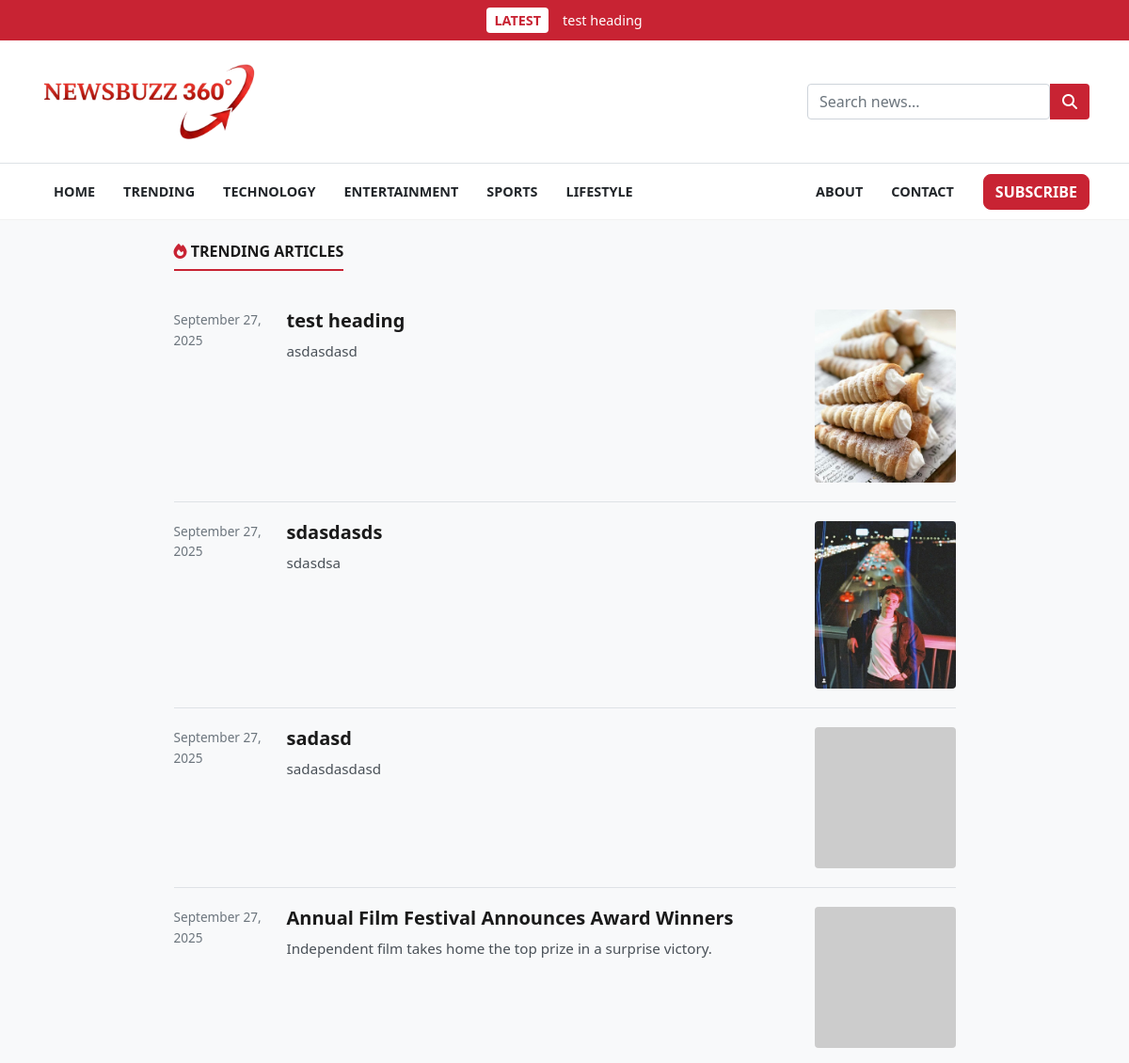
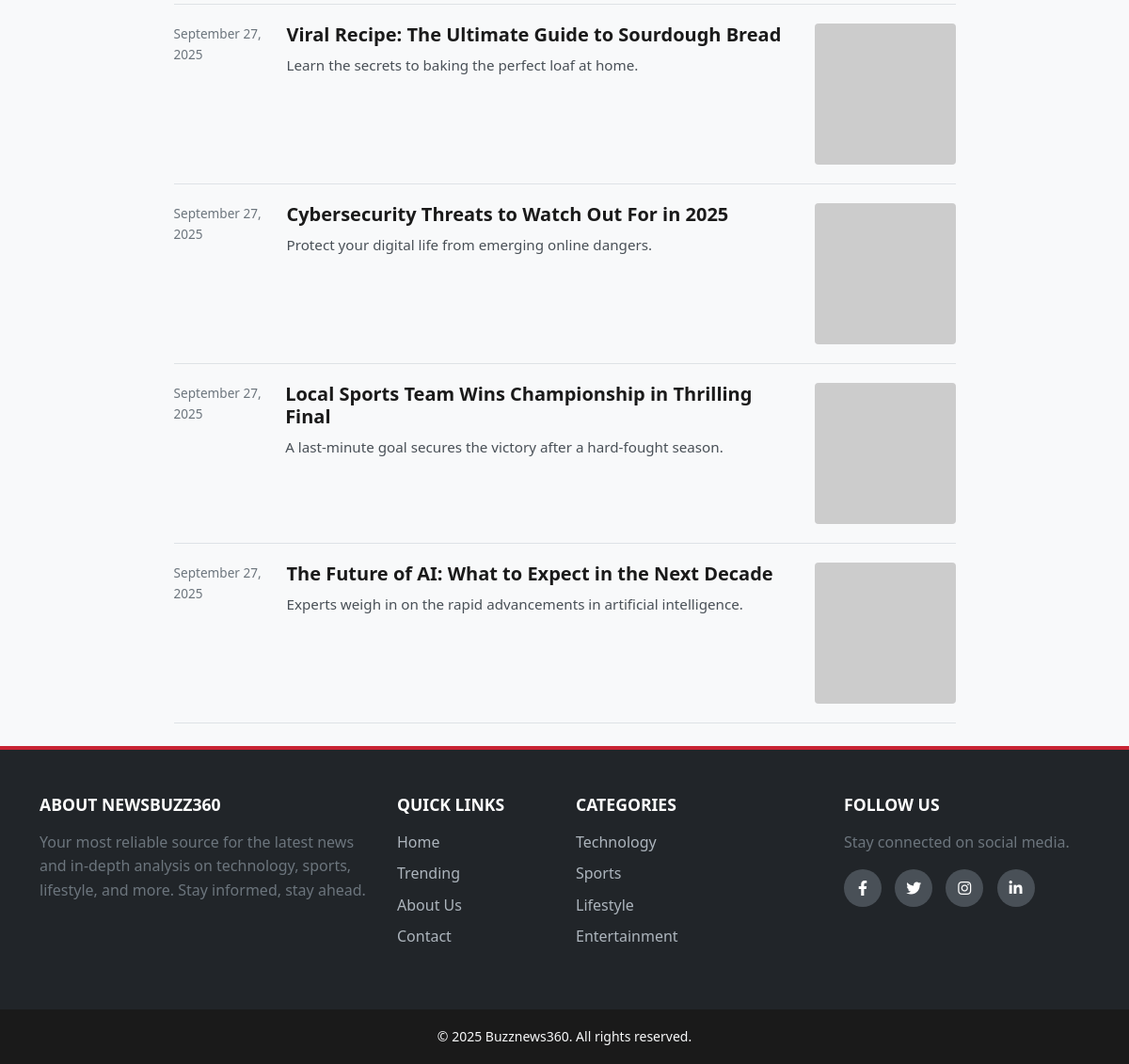
/trending, run on the app's committed database (2 pictures, top to bottom).
### models.py (models this page shows, shortened)
class Post(db.Model):
    id = db.Column(db.Integer, primary_key=True)
    title = db.Column(db.String(100), nullable=False)
    subtitle = db.Column(db.String(150), nullable=True)
    content = db.Column(db.Text, nullable=False)
    category = db.Column(db.String(50), nullable=True)
    thumbnail = db.Column(db.String(100), nullable=True)
    featured = db.Column(db.Boolean, default=False)
    created_at = db.Column(db.DateTime, default=datetime.utcnow)

### app.py (the view)
@app.route("/trending")
def trending():
    trending_posts = Post.query.filter_by(featured=True).order_by(Post.id.desc()).all()
    return render_template("trending.html", posts=trending_posts)

### app.py (called while the page is built)
@app.context_processor
def inject_latest_post():
    latest_post = Post.query.order_by(Post.id.desc()).first()
    return dict(latest_post=latest_post)

@app.template_filter('datetime')
def format_datetime(value, format='%B %d, %Y'):
    if isinstance(value, datetime):
        return value.strftime(format)
    return "Recent"

@app.context_processor
@cache.cached(timeout=600)
def inject_categories():
    categories = db.session.query(Post.category, db.func.count(Post.id).label('count')).filter(Post.category.isnot(None), Post.category != '').group_by(Post.category).all()
    current_year = datetime.now().year
    return dict(categories=categories, current_year=current_year)

### templates/trending.html
{% extends "base.html" %}
{% block content %}
<div class="row justify-content-center">
    <div class="col-lg-9">
        <section>
            <h2 class="section-title">
                <span><i class="fas fa-fire"></i> Trending Articles</span>
            </h2>
            {% if posts %}
                {% for post in posts %}
                <div class="news-list-item">
                    <div class="timestamp">{{ post.created_at|datetime }}</div>
                    <div class="content">
                        <h4 class="title"><a href="{{ url_for('article', id=post.id) }}">{{ post.title }}</a></h4>
                        <p class="summary">{{ post.subtitle or post.content|truncate(120) }}</p>
                    </div>
                    <div class="thumbnail">
                        <a href="{{ url_for('article', id=post.id) }}">
                             <img src="{{ url_for('static', filename='uploads/' + post.thumbnail) if post.thumbnail else 'https://via.placeholder.com/150' }}" alt="{{ post.title }}">
                        </a>
                    </div>
                </div>
                {% endfor %}
            {% else %}
                <div class="text-center py-5">
                    <h3 class="text-muted">No trending articles at the moment.</h3>
                    <p class="text-muted">Featured posts will appear here.</p>
                </div>
            {% endif %}
        </section>
    </div>
</div>
{% endblock %}

### templates/base.html (shortened to what this page needs)
<!DOCTYPE html>
<html lang="en">
<head>
    <link href="https://cdn.jsdelivr.net/npm/bootstrap@5.1.3/dist/css/bootstrap.min.css" rel="stylesheet">
    <link rel="stylesheet" href="https://cdnjs.cloudflare.com/ajax/libs/font-awesome/6.2.0/css/all.min.css">
    <link rel="stylesheet" href="{{ url_for('static', filename='style.css') }}">
</head>
<body>
    <header>
        {% if latest_post %}
        <a href="{{ url_for('article', id=latest_post.id) }}" class="top-breaking-bar-link">
            <div id="top-breaking-bar">
                <div class="container d-flex align-items-center justify-content-center">
                    <span class="breaking-tag">LATEST</span>
                    <span class="breaking-text">{{ latest_post.title }}</span>
                </div>
            </div>
        </a>
        {% endif %}
        <div id="header-main">
            <div class="container">
                <div class="header-main-wrapper">
                    <a class="navbar-brand logo" href="{{ url_for('home') }}">
                        <img src="{{ url_for('static', filename='images/logo.png') }}" alt="Newsbuzz360 Logo">
                    </a>
                    <form class="search-form ms-auto" action="{{ url_for('search') }}" method="GET">
                        <input type="text" class="form-control" name="query" placeholder="Search news..." required>
                        <button type="submit" class="btn"><i class="fas fa-search"></i></button>
                    </form>
                </div>
            </div>
        </div>
        <nav class="navbar navbar-expand-lg navbar-light" id="main-nav">
            <div class="container">
                <div class="collapse navbar-collapse" id="navbarNav">
                    <div class="collapse navbar-collapse" id="navbarNav">
                        <ul class="navbar-nav me-auto">
                            <li class="nav-item"><a class="nav-link" href="{{ url_for('home') }}">Home</a></li>
                            <li class="nav-item"><a class="nav-link" href="{{ url_for('trending') }}">Trending</a></li>
                            <li class="nav-item"><a class="nav-link"
                                    href="{{ url_for('category', category_name='technology') }}">Technology</a></li>
                            <li class="nav-item"><a class="nav-link"
                                    href="{{ url_for('category', category_name='entertainment') }}">Entertainment</a>
                            </li>
                            <li class="nav-item"><a class="nav-link"
                                    href="{{ url_for('category', category_name='sports') }}">Sports</a></li>
                            <li class="nav-item"><a class="nav-link"
                                    href="{{ url_for('category', category_name='lifestyle') }}">Lifestyle</a></li>
                        </ul>
                        <ul class="navbar-nav ms-auto align-items-center">
                            <li class="nav-item"><a class="nav-link" href="{{ url_for('about') }}">About</a></li>
                            <li class="nav-item"><a class="nav-link" href="{{ url_for('contact') }}">Contact</a></li>
                            <li class="nav-item ms-3">
                                <a href="{{ url_for('subscribe_page') }}"
                                    class="btn btn-danger subscribe-btn">Subscribe</a>
                            </li>
                        </ul>
                    </div>
                </div>
            </div>
        </nav>
    </header>
    <main class="my-4">
        <div class="container">
            {% block content %}{% endblock %}
        </div>
    </main>
    <footer class="main-footer bg-dark text-light">
        <div class="container pt-5 pb-4">
            <div class="row">
                <div class="col-md-4 mb-4">
                    <h5 class="footer-heading">About Newsbuzz360</h5>
                    <p class="text-muted">
                        Your most reliable source for the latest news and in-depth analysis on technology, sports,
                        lifestyle, and more. Stay informed, stay ahead.
                    </p>
                </div>
                <div class="col-md-2 mb-4">
                    <h5 class="footer-heading">Quick Links</h5>
                    <ul class="list-unstyled footer-links">
                        <li><a href="{{ url_for('home') }}">Home</a></li>
                        <li><a href="{{ url_for('trending') }}">Trending</a></li>
                        <li><a href="{{ url_for('about') }}">About Us</a></li>
                        <li><a href="{{ url_for('contact') }}">Contact</a></li>
                    </ul>
                </div>
                <div class="col-md-3 mb-4">
                    <h5 class="footer-heading">Categories</h5>
                    <ul class="list-unstyled footer-links">
                        <li><a href="{{ url_for('category', category_name='technology') }}">Technology</a></li>
                        <li><a href="{{ url_for('category', category_name='sports') }}">Sports</a></li>
                        <li><a href="{{ url_for('category', category_name='lifestyle') }}">Lifestyle</a></li>
                        <li><a href="{{ url_for('category', category_name='entertainment') }}">Entertainment</a></li>
                    </ul>
                </div>
                <div class="col-md-3 mb-4">
                    <h5 class="footer-heading">Follow Us</h5>
                    <p class="text-muted">Stay connected on social media.</p>
                    <div class="social-icons">
                        <a href="#"><i class="fab fa-facebook-f"></i></a>
                        <a href="#"><i class="fab fa-twitter"></i></a>
                        <a href="#"><i class="fab fa-instagram"></i></a>
                        <a href="#"><i class="fab fa-linkedin-in"></i></a>
                    </div>
                </div>
            </div>
        </div>
        <div class="footer-bottom text-center py-3">
            <small>&copy; {{ current_year }} Buzznews360. All rights reserved.</small>
        </div>
    </footer>
</body>
</html>

### static/style.css (style rules this page uses)
:root { --primary-red: #c82333; --primary-dark-red: #a81e2a; --background-color: #f8f9fa; --surface-color: #ffffff; --text-color: #212529; --heading-color: #1a1a1a; --border-color: #dee2e6; --light-gray: #f1f1f1; --font-primary: 'Segoe UI', Tahoma, Geneva, Verdana, sans-serif; --font-logo: 'Playfair Display', serif; --border-radius-sm: 0.25rem; --border-radius-md: 0.5rem; --box-shadow: 0 4px 12px rgba(0, 0, 0, 0.08); }
body { font-family: var(--font-primary); background-color: var(--background-color); color: var(--text-color); line-height: 1.6; }
h1, h2, h3, h4, h5, h6 { color: var(--heading-color); font-weight: 700; }
a { color: var(--primary-red); text-decoration: none; transition: all 0.2s ease-in-out; }
a.top-breaking-bar-link, a.top-breaking-bar-link:hover { color: white; text-decoration: none; }
.logo img { height: 80px; width: auto; }
#top-breaking-bar { background-color: var(--primary-red); color: white; padding: 8px 0; font-size: 0.9rem; font-weight: 500; transition: all 0.3s ease-in-out; }
.breaking-tag { background-color: white; color: var(--primary-red); padding: 2px 8px; border-radius: 4px; font-weight: bold; margin-right: 15px; }
#header-main { background-color: var(--surface-color); padding: 20px 0; border-bottom: 1px solid var(--border-color); }
.header-main-wrapper { display: flex; align-items: center; justify-content: space-between; }
.logo { font-family: var(--font-logo); font-size: 2.5rem; font-weight: 700; color: var(--heading-color); }
.search-form { display: flex; width: 300px; }
.search-form .btn { background-color: var(--primary-red); color: white; border-top-left-radius: 0; border-bottom-left-radius: 0; }
#main-nav { background-color: var(--surface-color); border-bottom: 1px solid var(--light-gray); transition: all 0.3s ease; }
#main-nav .nav-link { font-weight: bold; color: var(--text-color); padding: 10px 15px; text-transform: uppercase; font-size: 0.9rem; }
.subscribe-btn { font-weight: bold; text-transform: uppercase; background-color: var(--primary-red); border-color: var(--primary-red); border-radius: var(--border-radius-md); }
.section-title { font-family: var(--font-headings); font-size: 1rem; font-weight: 700; margin-bottom: 1.5rem; position: relative; text-transform: uppercase; padding-bottom: 0.5rem; }
.section-title span { border-bottom: 2px solid var(--primary-red); padding-bottom: 0.5rem; }
.section-title i { color: var(--primary-red); }
.news-list-item { display: flex; align-items: flex-start; gap: 20px; padding: 20px 0; border-bottom: 1px solid var(--border-color); }
.news-list-item .timestamp { flex-basis: 100px; font-size: 0.85rem; color: #6c757d; }
.news-list-item .content { flex-grow: 1; }
.news-list-item .title { font-family: var(--font-headings); font-size: 1.25rem; margin-bottom: 0.5rem; }
.news-list-item .title a { color: var(--heading-color); }
.news-list-item .summary { font-size: 0.95rem; color: #495057; margin: 0; }
.news-list-item .thumbnail { flex-basis: 150px; flex-shrink: 0; }
.news-list-item .thumbnail img { width: 100%; height: auto; border-radius: var(--border-radius-sm); }
.main-footer { border-top: 4px solid var(--primary-red); }
.footer-heading { font-family: var(--font-headings); font-size: 1.1rem; text-transform: uppercase; margin-bottom: 1rem; color: #ffffff; }
.footer-links li { margin-bottom: 0.5rem; }
.footer-links a { color: #adb5bd; text-decoration: none; transition: all 0.2s ease; }
.social-icons a { display: inline-flex; align-items: center; justify-content: center; width: 40px; height: 40px; border-radius: 50%; background-color: #495057; color: #ffffff; margin-right: 10px; transition: all 0.3s ease; }
.footer-bottom { background-color: #1a1a1a; }

### data on the page
Post: title "test heading", created_at "September 27, 2025", subtitle "asdasdasd", thumbnail (picture)
Post: created_at "September 27, 2025", title "sdasdasds", subtitle "sdasdsa", thumbnail (picture)
Post: created_at "September 27, 2025", title "sadasd", subtitle "sadasdasdasd"
Post: created_at "September 27, 2025", title "Annual Film Festival Announces Award Winners", subtitle "Independent film takes home the top prize in a surprise victory."
Post: created_at "September 27, 2025", title "Viral Recipe: The Ultimate Guide to Sourdough Bread", subtitle "Learn the secrets to baking the perfect loaf at home."
Post: created_at "September 27, 2025", title "Cybersecurity Threats to Watch Out For in 2025", subtitle "Protect your digital life from emerging online dangers."
Post: created_at "September 27, 2025", title "Local Sports Team Wins Championship in Thrilling Final", subtitle "A last-minute goal secures the victory after a hard-fought season."
Post: created_at "September 27, 2025", title "The Future of AI: What to Expect in the Next Decade", subtitle "Experts weigh in on the rapid advancements in artificial intelligence."
